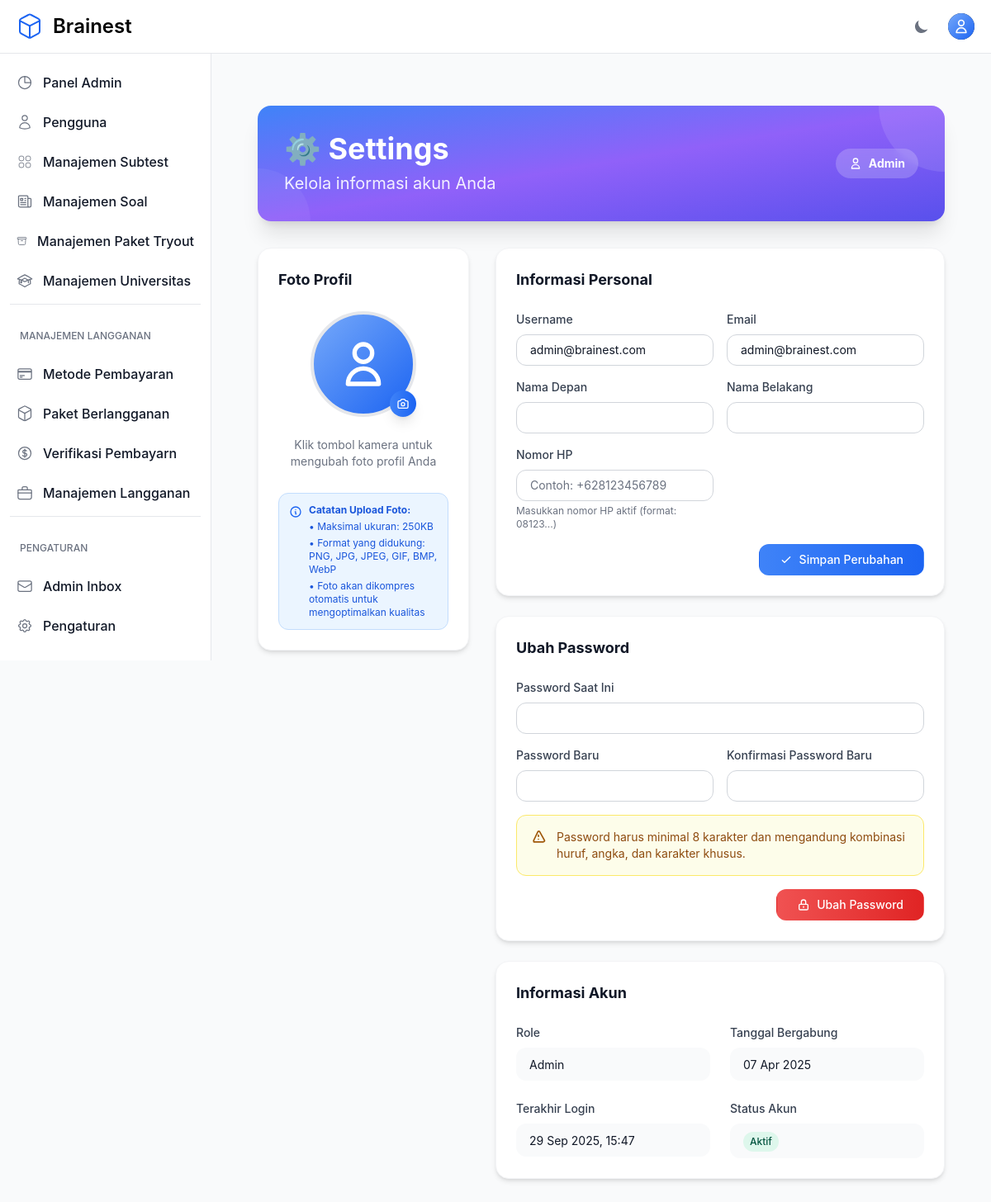
/settings/ (signed in), run on an earlier commit of the app's database.
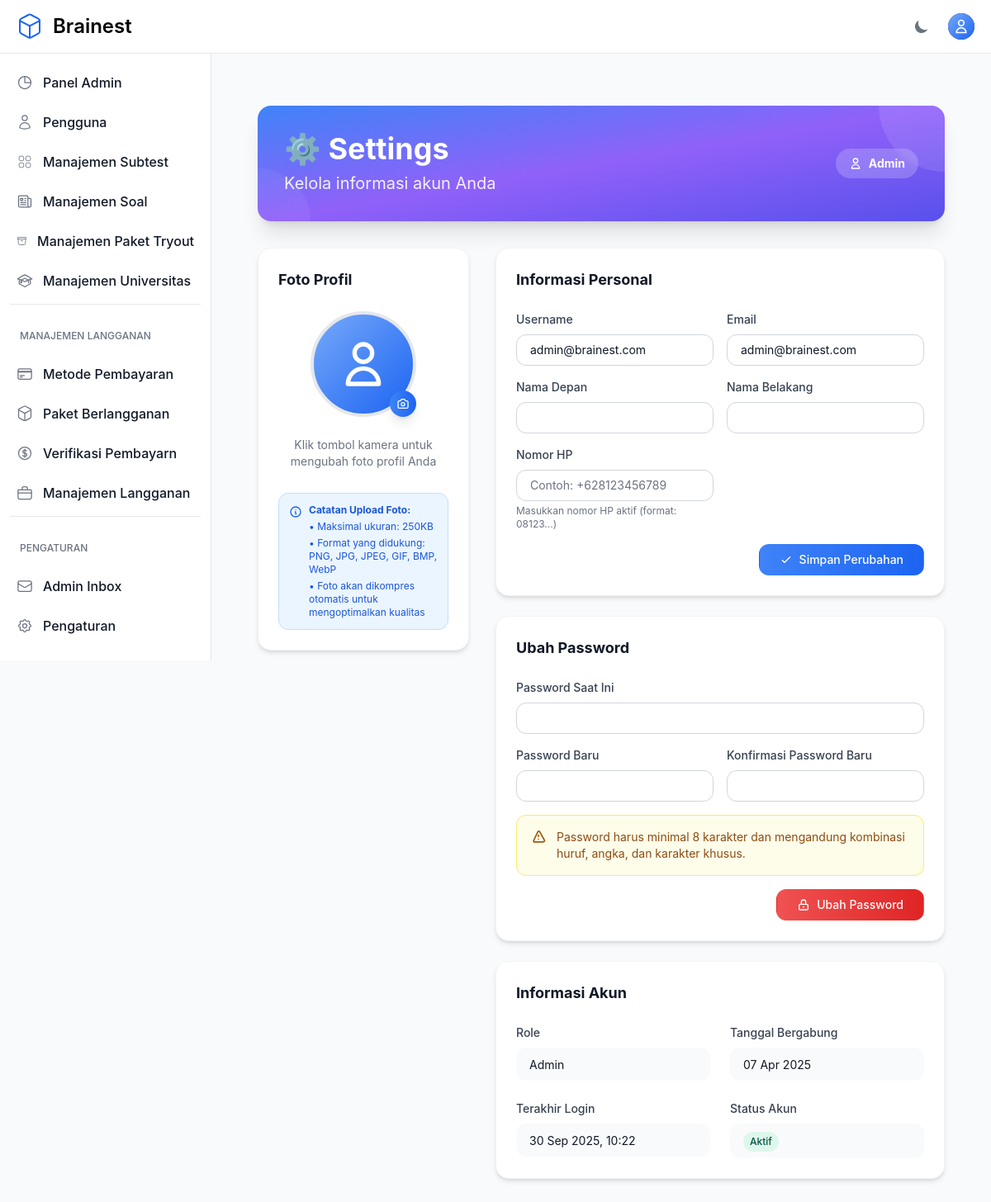
And on a later commit of the database.
### otosapp/models.py (models this page shows, shortened)
class User(AbstractUser):
    email = models.EmailField(unique=True)
    phone_number = models.CharField(max_length=20, null=True, blank=True, verbose_name='Phone Number')
    USERNAME_FIELD = 'email'
    REQUIRED_FIELDS = ['username']
    role = models.ForeignKey('Role', on_delete=models.SET_NULL, null=True)
    profile_picture = models.ImageField(upload_to='profile_pictures/', null=True, blank=True, storage=get_storage, max_length=500)
    groups = models.ManyToManyField(
        Group,
        related_name="custom_user_set",  # Add a custom related name here
        blank=True,
        help_text="The groups this user belongs to.",
        verbose_name="groups"
    )
    user_permissions = models.ManyToManyField(
        Permission,
        related_name="custom_user_permissions",  # Add a custom related name here
        blank=True,
        help_text="Specific permissions for this user.",
        verbose_name="user permissions"
    )

class Role(models.Model):
    role_name = models.CharField(max_length=200, unique=True)

### otosapp/views.py (the view, shortened to what this page needs)
# urls.py: path('settings/', views.settings_view, name='settings'),
@login_required
def settings_view(request):
    from .forms import UserProfileForm, ProfilePictureForm, CustomPasswordChangeForm
    from django.contrib.auth import update_session_auth_hash
    context = {
        'user': request.user,
    }
    return render(request, 'settings.html', context)

### otosapp/templates/settings.html (shortened to what the changed rows need)
{% extends 'base.html' %}
{% load media_helpers %}
{% block content %}
<div class="max-w-4xl mx-auto px-4 sm:px-6 lg:px-8 mt-8">
    <div class="bg-gradient-to-br from-blue-500 via-purple-500 to-indigo-600 rounded-2xl shadow-xl p-8 mb-8 text-white relative overflow-hidden">
        <div class="relative z-10">
            <div class="flex flex-col md:flex-row md:items-center md:justify-between">
                <div>
                    <h1 class="text-3xl md:text-4xl font-bold mb-2">⚙️ Settings</h1>
                </div>
                <div class="mt-4 md:mt-0">
                    <div class="inline-flex items-center px-4 py-2 rounded-full text-sm font-bold bg-white/20 backdrop-blur-sm">
                        <svg class="w-4 h-4 mr-2" fill="none" stroke="currentColor" stroke-width="2" viewBox="0 0 24 24">
                            <path stroke-linecap="round" stroke-linejoin="round" d="M16 7a4 4 0 11-8 0 4 4 0 018 0zM12 14a7 7 0 00-7 7h14a7 7 0 00-7-7z"></path>
                        </svg>
                        {{ user.role.role_name }}
                    </div>
                </div>
            </div>
        </div>
    </div>
    <div class="grid grid-cols-1 lg:grid-cols-3 gap-8">
        <div class="lg:col-span-2 space-y-6">
            <div class="bg-white dark:bg-gray-800 rounded-2xl shadow-md p-6 border border-gray-100 dark:border-gray-700">
                <form method="post" id="profileForm" class="space-y-4">
                    <div class="grid grid-cols-1 md:grid-cols-2 gap-4">
                        <div>
                            <label for="username" class="block text-sm font-medium text-gray-700 dark:text-gray-300 mb-2">Username</label>
                            <input type="text"
                                   id="username"
                                   name="username"
                                   value="{{ user.username }}"
                                   class="w-full px-4 py-2 border border-gray-300 dark:border-gray-600 rounded-xl text-sm focus:ring-2 focus:ring-blue-500 focus:border-transparent bg-white dark:bg-gray-700 text-gray-900 dark:text-white">
                        </div>
                        <div>
                            <label for="email" class="block text-sm font-medium text-gray-700 dark:text-gray-300 mb-2">Email</label>
                            <input type="email"
                                   id="email"
                                   name="email"
                                   value="{{ user.email }}"
                                   class="w-full px-4 py-2 border border-gray-300 dark:border-gray-600 rounded-xl text-sm focus:ring-2 focus:ring-blue-500 focus:border-transparent bg-white dark:bg-gray-700 text-gray-900 dark:text-white">
                        </div>
                    </div>
                    <div class="grid grid-cols-1 md:grid-cols-2 gap-4">
                        <div>
                            <label for="first_name" class="block text-sm font-medium text-gray-700 dark:text-gray-300 mb-2">Nama Depan</label>
                            <input type="text"
                                   id="first_name"
                                   name="first_name"
                                   value="{{ user.first_name }}"
                                   class="w-full px-4 py-2 border border-gray-300 dark:border-gray-600 rounded-xl text-sm focus:ring-2 focus:ring-blue-500 focus:border-transparent bg-white dark:bg-gray-700 text-gray-900 dark:text-white">
                        </div>
                        <div>
                            <label for="last_name" class="block text-sm font-medium text-gray-700 dark:text-gray-300 mb-2">Nama Belakang</label>
                            <input type="text"
                                   id="last_name"
                                   name="last_name"
                                   value="{{ user.last_name }}"
                                   class="w-full px-4 py-2 border border-gray-300 dark:border-gray-600 rounded-xl text-sm focus:ring-2 focus:ring-blue-500 focus:border-transparent bg-white dark:bg-gray-700 text-gray-900 dark:text-white">
                        </div>
                    </div>
                    <div class="grid grid-cols-1 md:grid-cols-2 gap-4">
                        <div>
                            <label for="phone_number" class="block text-sm font-medium text-gray-700 dark:text-gray-300 mb-2 {% if user.phone_number %}{% else %}text-gray-700 dark:text-gray-300{% endif %} mb-2">Nomor HP</label>
                            <input type="text"
                                   id="phone_number"
                                   name="phone_number"
                                   value="{{ user.phone_number|default:'' }}"
                                   placeholder="Contoh: +628123456789"
                                   class="w-full px-4 py-2 border border-gray-300 dark:border-gray-600 rounded-xl text-sm focus:ring-2 focus:ring-blue-500 focus:border-transparent bg-white dark:bg-gray-700 text-gray-900 dark:text-white">
                            <p class="mt-1 text-xs text-gray-500 dark:text-gray-400">Masukkan nomor HP aktif (format: 08123...)</p>
                        </div>
                    </div>
                </form>
            </div>
            <div class="bg-white dark:bg-gray-800 rounded-2xl shadow-md p-6 border border-gray-100 dark:border-gray-700">
                <div class="grid grid-cols-1 md:grid-cols-2 gap-6">
                    <div>
                        <div class="px-4 py-2 bg-gray-50 dark:bg-gray-700 rounded-xl">
                            <span class="text-sm text-gray-900 dark:text-white">{{ user.role.role_name }}</span>
                        </div>
                    </div>
                    <div>
                        <div class="px-4 py-2 bg-gray-50 dark:bg-gray-700 rounded-xl">
                            <span class="text-sm text-gray-900 dark:text-white">{{ user.date_joined|date:"d M Y" }}</span>
                        </div>
                    </div>
                    <div>
                        <div class="px-4 py-2 bg-gray-50 dark:bg-gray-700 rounded-xl">
                            <span class="text-sm text-gray-900 dark:text-white">
                                {% if user.last_login %}
                                    {{ user.last_login|date:"d M Y, H:i" }}
                                {% else %}
                                    Belum pernah login
                                {% endif %}
                            </span>
                        </div>
                    </div>
                </div>
            </div>
        </div>
    </div>
</div>
{% endblock %}

What changed in the data, as far as the page shows it:
changed User "admin@brainest.com": last_login "29 Sep 2025, 15:47" → "30 Sep 2025, 10:22"
